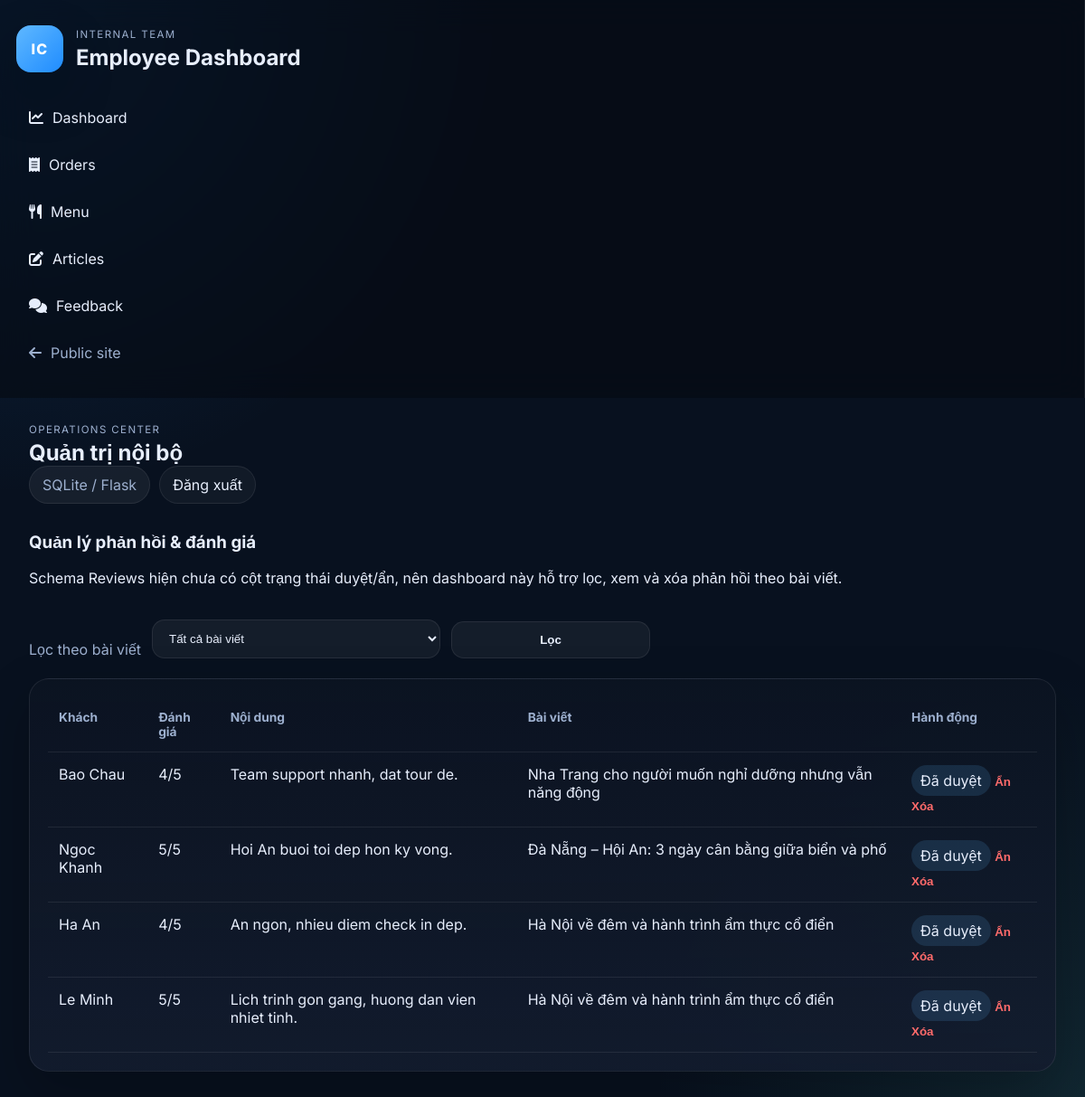
The page /admin/feedback (signed in) on the database its author committed.
### tables this page shows
CREATE TABLE Reviews (
            id INTEGER PRIMARY KEY AUTOINCREMENT,
            blog_id INTEGER NOT NULL,
            customer_name TEXT NOT NULL,
            rating INTEGER NOT NULL,
            content TEXT NOT NULL,
            FOREIGN KEY (blog_id) REFERENCES Blogs (id)
        );

CREATE TABLE Blogs (
            id INTEGER PRIMARY KEY AUTOINCREMENT,
            title TEXT NOT NULL,
            destination TEXT NOT NULL,
            summary TEXT NOT NULL,
            content TEXT NOT NULL,
            image_url TEXT,
            tour_id INTEGER NOT NULL,
            FOREIGN KEY (tour_id) REFERENCES Tours (id)
        );

### admin/routes.py (the view)
@admin_bp.route("/feedback")
def feedback_index():
    blog_id = request.args.get("blog_id", "all")
    feedback_items = [dict(item) for item in list_feedback(blog_id=blog_id)]
    articles = list_articles()
    review_states = load_state()["review_states"]
    for item in feedback_items:
        item["moderation_status"] = review_states.get(str(item["id"]), "approved")
    return render_template("admin/feedback/index.html", feedback_items=feedback_items, articles=articles, blog_id=blog_id)

### admin/moderation.py (called while the page is built, shortened)
def _default_state() -> dict:
    return {"hidden_articles": [], "review_states": {}}

def load_state() -> dict:
    if not MODERATION_FILE.exists():
        return _default_state()

### admin/routes.py (called while the page is built)
@admin_bp.before_request
def require_admin_access():
    if request.endpoint in {"admin.admin_login", "admin.admin_logout"}:
        return None
    if session.get("admin_authenticated"):
        return None
    return redirect(url_for("admin.admin_login"))

### admin/services.py (called while the page is built)
def _helpers():
    from web_du_lich import get_db_connection, query_all, query_one
    return get_db_connection, query_all, query_one

def list_articles():
    _, query_all, _ = _helpers()
    return query_all(
        """
        SELECT b.*, t.name AS tour_name
        FROM Blogs b
        JOIN Tours t ON b.tour_id = t.id
        ORDER BY b.id DESC
        """
    )

def list_feedback(blog_id: str = "all"):
    _, query_all, _ = _helpers()
    params = []
    sql = """
        SELECT r.*, b.title AS article_title, b.destination AS article_destination
        FROM Reviews r
        JOIN Blogs b ON r.blog_id = b.id
        WHERE 1 = 1
    """
    if blog_id != "all":
        sql += " AND r.blog_id = ?"
        params.append(blog_id)
    sql += " ORDER BY r.id DESC"
    return query_all(sql, tuple(params))

### web_du_lich.py (called while the page is built)
def get_db_connection():
    conn = sqlite3.connect(DB_PATH)
    conn.row_factory = sqlite3.Row
    return conn

def query_all(sql, params=()):
    conn = get_db_connection()
    rows = conn.execute(sql, params).fetchall()
    conn.close()
    return rows

def query_one(sql, params=()):
    conn = get_db_connection()
    row = conn.execute(sql, params).fetchone()
    conn.close()
    return row

def get_session_cart_key():
    cart_key = session.get("cart_key")
    if not cart_key:
        cart_key = "S" + "".join(random.choices(string.ascii_uppercase + string.digits, k=10))
        session["cart_key"] = cart_key
    return cart_key

def get_active_user_id():
    session_user = session.get("user")
    if not session_user:
        return None
    return session_user.get("id")

### templates/admin/feedback/index.html (shortened to what this page needs)
{% extends 'admin/base_admin.html' %}
{% block content %}
<section class="page-toolbar">
    <div class="toolbar-copy">
        <h3>Quản lý phản hồi & đánh giá</h3>
        <p>Schema Reviews hiện chưa có cột trạng thái duyệt/ẩn, nên dashboard này hỗ trợ lọc, xem và xóa phản hồi theo bài viết.</p>
    </div>
    <form method="get" class="filter-form">
        <label for="blog_id">Lọc theo bài viết</label>
        <select id="blog_id" name="blog_id">
            <option value="all" {% if blog_id == 'all' %}selected{% endif %}>Tất cả bài viết</option>
        </select>
        <button type="submit" class="btn-primary">Lọc</button>
    </form>
</section>
<section class="panel-card">
    <table class="admin-table">
        <thead>
            <tr>
                <th>Khách</th>
                <th>Đánh giá</th>
                <th>Nội dung</th>
                <th>Bài viết</th>
                <th>Hành động</th>
            </tr>
        </thead>
        <tbody>
            {% for feedback in feedback_items %}
            <tr>
                <td>{{ feedback['customer_name'] }}</td>
                <td>{{ feedback['rating'] }}/5</td>
                <td>{{ feedback['content'] }}</td>
                <td>{{ feedback['article_title'] }}</td>
                <td>
                    {% if feedback['moderation_status'] == 'hidden' %}
                    <span class="status-pill status-muted">Đang ẩn</span>
                    {% else %}
                    <span class="status-pill">Đã duyệt</span>
                    {% endif %}
                    <form method="post" action="{{ url_for('admin.feedback_status', review_id=feedback['id']) }}" class="inline-form">
                        <button type="submit" class="btn-danger-link">{% if feedback['moderation_status'] == 'hidden' %}Duyệt lại{% else %}Ẩn{% endif %}</button>
                    </form>
                    <form method="post" action="{{ url_for('admin.feedback_delete', review_id=feedback['id']) }}" class="inline-form" data-confirm-message="Xóa phản hồi của {{ feedback['customer_name'] }}?">
                        <button type="submit" class="btn-danger-link">Xóa</button>
                    </form>
                </td>
            </tr>
            {% endfor %}
        </tbody>
    </table>
</section>
{% endblock %}

### static/css/admin.css (style rules this page uses)
:root { --admin-bg: #08111f; --admin-panel: rgba(12, 20, 34, 0.82); --admin-panel-2: rgba(19, 28, 46, 0.92); --admin-border: rgba(255, 255, 255, 0.08); --admin-text: #e7eefc; --admin-muted: #9db0cf; --admin-primary: #5fb8ff; --admin-primary-2: #1f8cff; --admin-danger: #ff6b6b; --admin-success: #4ade80; --shadow: 0 24px 60px rgba(0, 0, 0, 0.24); }
* { box-sizing: border-box; }
body.admin-shell { margin: 0; min-height: 100vh; display: grid; grid-template-columns: 290px 1fr; background: radial-gradient(circle at top left, rgba(31, 140, 255, 0.18), transparent 32%), radial-gradient(circle at bottom right, rgba(94, 234, 212, 0.10), transparent 28%), var(--admin-bg); color: var(--admin-text); font-family: 'Inter', sans-serif; }
.admin-hero, .panel-card, .stat-card { border: 1px solid var(--admin-border); background: linear-gradient(180deg, var(--admin-panel), var(--admin-panel-2)); box-shadow: var(--shadow); border-radius: 22px; }
.panel-card { padding: 20px; overflow: hidden; }
.page-toolbar { display: flex; justify-content: space-between; align-items: flex-end; gap: 20px; }
.filter-form, .stack-form { display: flex; align-items: end; gap: 12px; flex-wrap: wrap; }
.filter-form label, .stack-form label, .form-grid label { display: grid; gap: 6px; color: var(--admin-muted); }
.filter-form select, .filter-form button, .stack-form select, .stack-form input, .stack-form textarea, .form-grid input, .form-grid textarea, .form-grid select { background: rgba(255,255,255,0.05); color: var(--admin-text); border: 1px solid var(--admin-border); border-radius: 14px; padding: 12px 14px; min-width: 220px; }
.btn-primary, .btn-secondary, .btn-danger-link { border: 0; border-radius: 14px; padding: 12px 16px; cursor: pointer; text-decoration: none; font-weight: 700; }
.btn-primary { background: linear-gradient(135deg, var(--admin-primary), var(--admin-primary-2)); color: white; }
.btn-danger-link { background: transparent; color: var(--admin-danger); padding: 0; }
.admin-table { width: 100%; border-collapse: collapse; }
.admin-table th, .admin-table td { padding: 14px 12px; border-bottom: 1px solid var(--admin-border); vertical-align: top; }
.admin-table th { text-align: left; color: var(--admin-muted); font-size: 0.86rem; }
.status-pill { display: inline-flex; align-items: center; padding: 7px 10px; border-radius: 999px; background: rgba(95, 184, 255, 0.14); color: var(--admin-text); }
.inline-form { display: inline; }
@media (max-width: 1200px) { body.admin-shell { grid-template-columns: 1fr; } }
@media (max-width: 1200px) { .admin-topbar, .page-toolbar, .admin-hero { flex-direction: column; align-items: stretch; } }

### rows shown on the page
Reviews: customer_name "Bao Chau", rating "4", content "Team support nhanh, dat tour de.", article_title "Nha Trang cho người muốn nghỉ dưỡng nhưng vẫn năng động"
Reviews: customer_name "Ngoc Khanh", rating "5", content "Hoi An buoi toi dep hon ky vong.", article_title "Đà Nẵng – Hội An: 3 ngày cân bằng giữa biển và phố"
Reviews: customer_name "Ha An", rating "4", content "An ngon, nhieu diem check in dep.", article_title "Hà Nội về đêm và hành trình ẩm thực cổ điển"
Reviews: customer_name "Le Minh", rating "5", content "Lich trinh gon gang, huong dan vien nhiet tinh.", article_title "Hà Nội về đêm và hành trình ẩm thực cổ điển"
